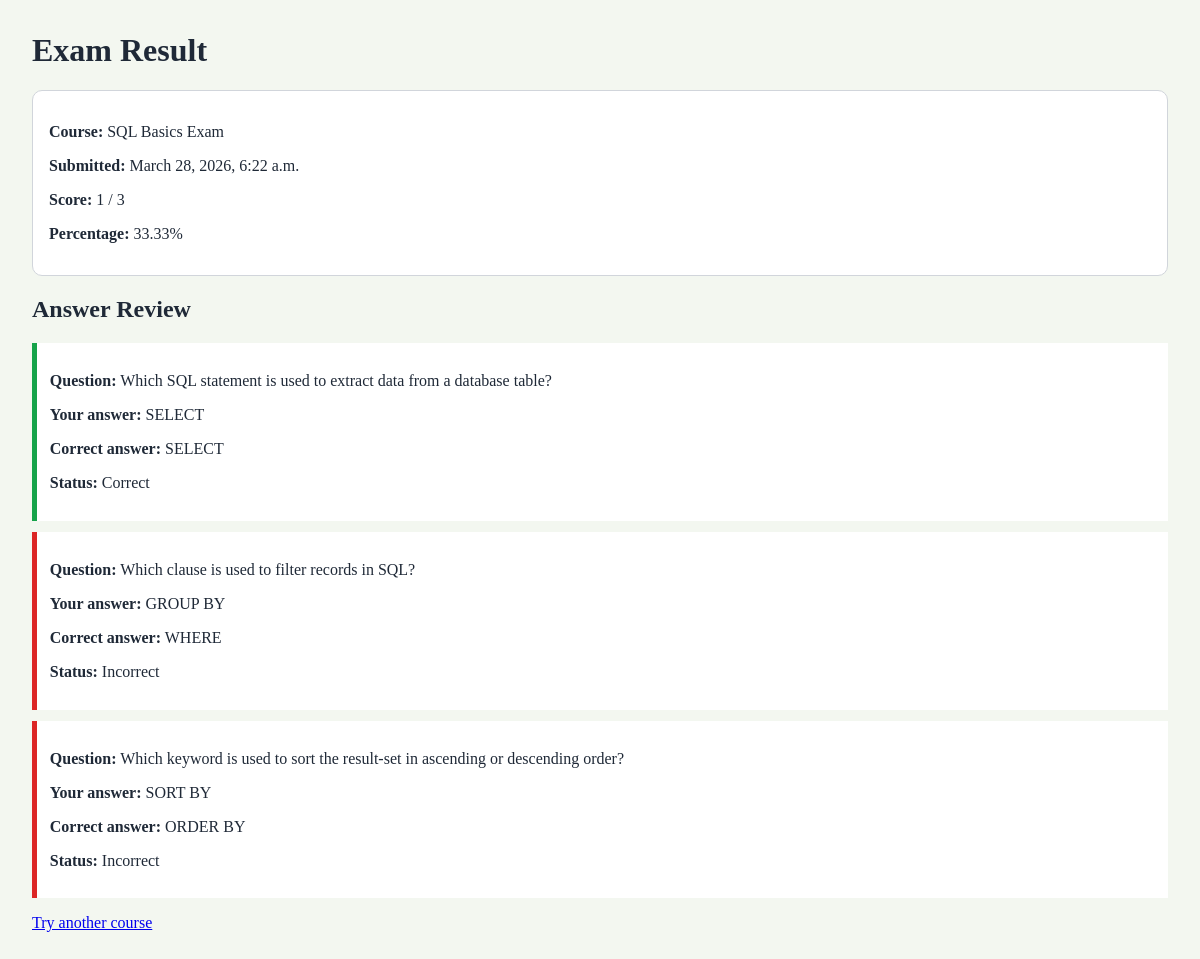
Screenshot of /submissions/1/result/ with the database file from the repository.
### courses/models.py (models this page shows, shortened)
class Submission(models.Model):
	course = models.ForeignKey(Course, on_delete=models.CASCADE, related_name='submissions')
	submitted_at = models.DateTimeField(auto_now_add=True)
	selected_choices = models.JSONField(default=dict, blank=True)
	score = models.PositiveIntegerField(default=0)
	total_questions = models.PositiveIntegerField(default=0)
	@property
	def percentage(self) -> float:
		if self.total_questions == 0:
			return 0.0
		return (self.score / self.total_questions) * 100

class Course(models.Model):
	title = models.CharField(max_length=200)
	description = models.TextField(blank=True)

class Question(models.Model):
	course = models.ForeignKey(Course, on_delete=models.CASCADE, related_name='questions')
	text = models.CharField(max_length=500)

class Choice(models.Model):
	question = models.ForeignKey(Question, on_delete=models.CASCADE, related_name='choices')
	text = models.CharField(max_length=300)
	is_correct = models.BooleanField(default=False)

### courses/views.py (the view)
# urls.py: path('submissions/<int:submission_id>/result/', views.exam_result, name='exam-result'),
def exam_result(request: HttpRequest, submission_id: int) -> HttpResponse:
	submission = get_object_or_404(
		Submission.objects.select_related('course').prefetch_related('course__questions__choices'),
		pk=submission_id,
	)
	result_rows = []
	score = 0
	total_questions = submission.course.questions.count()
	for question in submission.course.questions.all():
		selected_choice_id = submission.selected_choices.get(str(question.id))
		selected_choice = None
		if selected_choice_id is not None:
			selected_choice = question.choices.filter(pk=selected_choice_id).first()
		correct_choice = question.choices.filter(is_correct=True).first()
		is_correct = selected_choice is not None and selected_choice.is_correct
		if is_correct:
			score += 1
		result_rows.append(
			{
				'question': question.text,
				'selected_choice': selected_choice.text if selected_choice else None,
				'correct_choice': correct_choice.text if correct_choice else None,
				'is_correct': is_correct,
			}
		)
	if submission.score != score or submission.total_questions != total_questions:
		submission.score = score
		submission.total_questions = total_questions
		submission.save(update_fields=['score', 'total_questions'])
	context = {
		'submission': submission,
		'result_rows': result_rows,
	}
	return render(request, 'courses/exam_result.html', context)

### courses/templates/courses/exam_result.html (shortened to what this page needs)
<!DOCTYPE html>
<html lang="en">
<head>
</head>
<body>
    <h1>Exam Result</h1>
    <div class="summary">
        <p><strong>Course:</strong> {{ submission.course.title }}</p>
        <p><strong>Submitted:</strong> {{ submission.submitted_at }}</p>
        <p><strong>Score:</strong> {{ submission.score }} / {{ submission.total_questions }}</p>
        <p><strong>Percentage:</strong> {{ submission.percentage|floatformat:2 }}%</p>
    </div>
    <h2>Answer Review</h2>
    {% for row in result_rows %}
        <div class="row {% if row.is_correct %}correct{% else %}incorrect{% endif %}">
            <p><strong>Question:</strong> {{ row.question }}</p>
            <p><strong>Your answer:</strong> {{ row.selected_choice|default:"Not answered" }}</p>
            <p><strong>Correct answer:</strong> {{ row.correct_choice|default:"Not configured" }}</p>
            <p><strong>Status:</strong> {% if row.is_correct %}Correct{% else %}Incorrect{% endif %}</p>
        </div>
    {% empty %}
        <p>No answer details available for this submission.</p>
    {% endfor %}
    <p><a href="{% url 'courses:course-list' %}">Try another course</a></p>
</body>
</html>

### courses/templates/courses/exam_result.html (style rules this page uses)
body { font-family: Georgia, serif; margin: 2rem; background: #f3f7f0; color: #1f2937; }
.summary { background: #fff; border: 1px solid #d1d5db; border-radius: 10px; padding: 1rem; margin-bottom: 1rem; }
.row { background: #fff; border-left: 5px solid #9ca3af; padding: 0.8rem; margin-bottom: 0.7rem; }
.correct { border-left-color: #16a34a; }
.incorrect { border-left-color: #dc2626; }

### rows the page displays
Submission: course "SQL Basics Exam", submitted_at "March 28, 2026, 6:22 a.m.", score "1", total_questions "3", percentage "33.33"
Question: question "Which SQL statement is used to extract data from a database table?"
Choice: selected_choice "SELECT", correct_choice "SELECT"
Question: question "Which clause is used to filter records in SQL?"
Choice: selected_choice "GROUP BY"
Choice: correct_choice "WHERE"
Question: question "Which keyword is used to sort the result-set in ascending or descending order?"
Choice: selected_choice "SORT BY"
Choice: correct_choice "ORDER BY"
